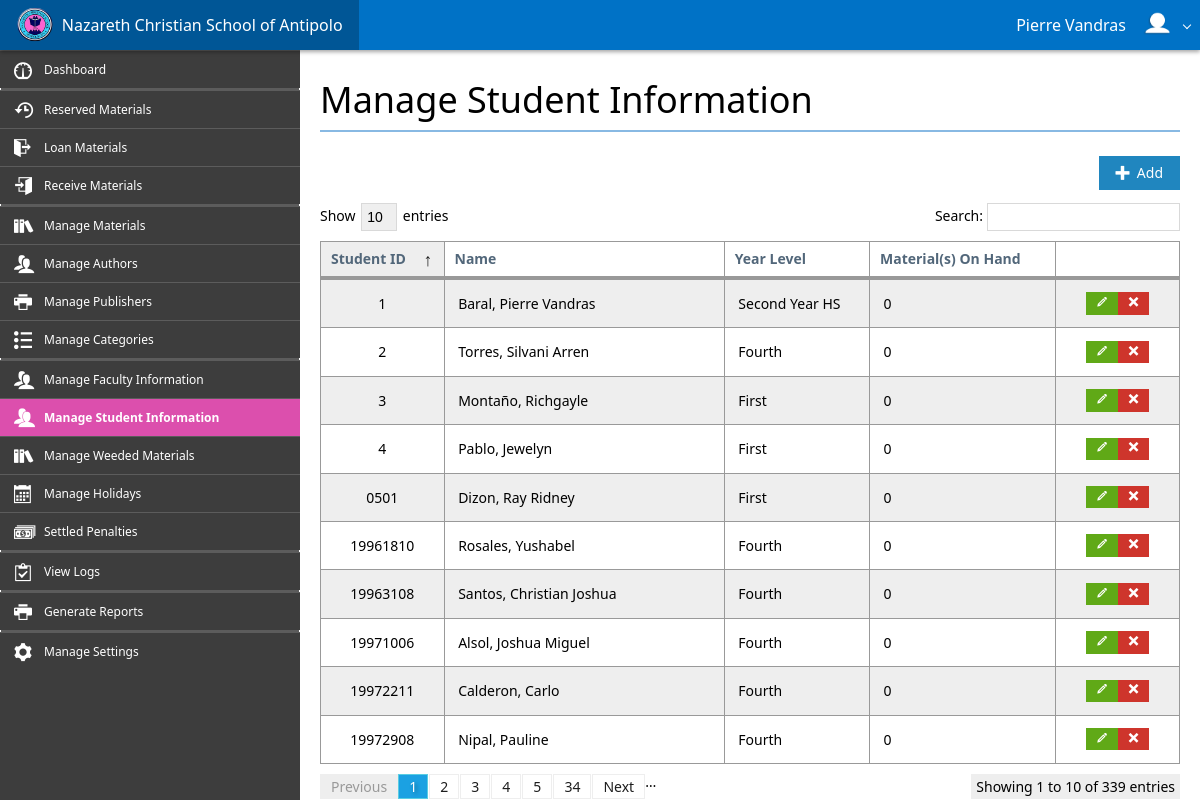
The page /control_panel/manage_students.php (signed in) on the database as committed earlier.
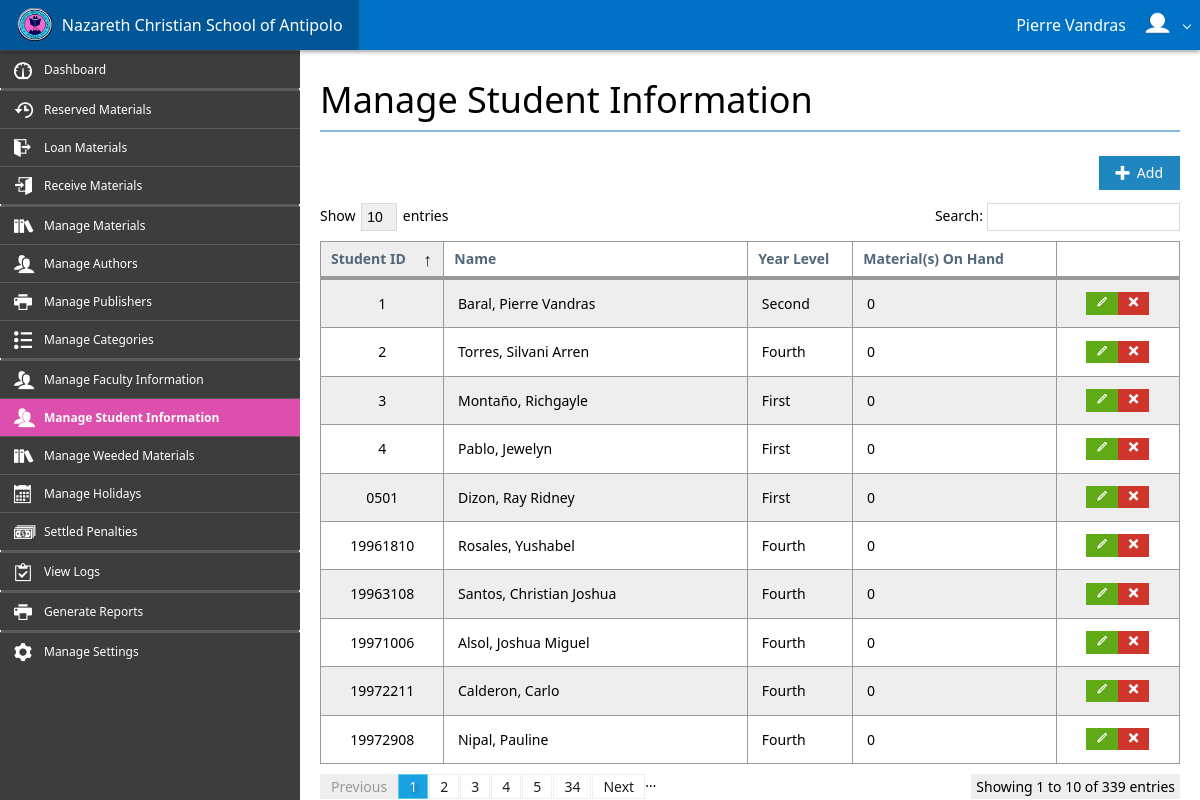
The same page on the database as committed later.
### tables this page shows
CREATE TABLE IF NOT EXISTS `accounts` (
  `Account_ID` varchar(11) NOT NULL,
  `Account_Type` varchar(15) NOT NULL
);

CREATE TABLE IF NOT EXISTS `students` (
  `Student_ID` varchar(11) NOT NULL,
  `Student_Password` varchar(32) NOT NULL,
  `Student_Last_Name` varchar(255) NOT NULL,
  `Student_Middle_Name` varchar(255) NOT NULL,
  `Student_First_Name` varchar(255) NOT NULL,
  `Year_Level` varchar(20) NOT NULL,
  `Image` varchar(255) NOT NULL DEFAULT 'nazarean.png',
  `On_Hand` int(5) NOT NULL DEFAULT '0',
  PRIMARY KEY (`Student_ID`)
);

### control_panel/requests/connection.php (called while the page is built, shortened)
<?php
    class Connection {
        private $hostname = 'localhost';
        private $username = 'root';
        private $password = '';
        private $database = 'ncsa_db';
        private $connection, $query;
        function open() {
            $this->connection = mysqli_connect($this->hostname, $this->username, $this->password, $this->database);
        }
        function query($sql) {
            $this->query = mysqli_query($this->connection, $sql);
        }
        function fetch_assoc() {
            return mysqli_fetch_assoc($this->query);
        }
    }
?>

### control_panel/manage_students.php (the view, shortened to what the changed rows need)
<?php
    include_once('assets/system/header.php');
?>
    <?php
        if(isset($_SESSION['account_username'])) {
            $name = $_SESSION['account_first_name'] . ' ' . $_SESSION['account_last_name'];
        } else {
            echo '<div class="place-right">';
            echo '<a class="app-bar-element" href="login.php"><span class="mif-switch"></span>&nbsp;&nbsp;Login</a>';
            echo '</div>';
        }
    ?>
<div id="main-block">
    <div class="flex-grid" style="height: 100%;">
        <div class="row" style="height: 100%;">
            <div id="cell-content" class="cell auto-size padding20 pane-scroll">
                <h1 class="text-light">Manage Student Information</h1>
                <hr><br>
                <table id="students-table" class="table striped border bordered">
                    <thead>
                        <tr>
                            <th width="15%">Student ID</th>
                            <th>Name</th>
                            <th>Year Level</th>
                            <th>Material(s) On Hand</th>
                            <th width="15%"></th>
                        </tr>
                    </thead>
                    <tbody>
                        <?php
                            require_once('requests/connection.php');
                            $connection = new Connection();
                            $connection->open();
                            $connection->query("SELECT * FROM accounts INNER JOIN students ON accounts.Account_ID=students.Student_ID");
                            while($row = $connection->fetch_assoc()) {
                                if(strlen($row['Student_Middle_Name']) > 1) {
                                    $name = $row['Student_Last_Name'] . ', ' . $row['Student_First_Name'] . ' ' . substr($row['Student_Middle_Name'], 0, 1) . '.';
                                } else {
                                    $name = $row['Student_Last_Name'] . ', ' . $row['Student_First_Name'];
                                }
                                echo '<tr>';
                                echo '<td class="align-center">' . $row['Student_ID'] . '</td>';
                                echo '<td>' . $name . '</td>';
                                echo '<td>' . $row['Year_Level'] . '</td>';
                                echo '<td>' . $row['On_Hand'] . '</td>';
                                echo '<td class="align-center"><a class="button success mini-button beautify" data-button="edit-student-button" data-var-id="' . $row['Student_ID'] . '" data-role="hint" data-hint="Edit Student" data-hint-background="#dc4fad" data-hint-color="#ffffff" data-hint-mode="2" data-hint-position="top"><span class="mif mif-pencil"></span></a><a class="button danger mini-button beautify" data-button="delete-student-button" data-var-id="' . $row['Student_ID'] . '" data-role="hint" data-hint="Delete Student" data-hint-background="#dc4fad" data-hint-color="#ffffff" data-hint-mode="2" data-hint-position="top"><span class="mif mif-cross"></span></a></td>';
                                echo '</tr>';
                            }
                        ?>
                    </tbody>
                </table>
            </div>
        </div>
    </div>
</div>
<?php
    include_once('assets/system/footer.php');
?>

Rows that differ between the two databases and show on the page:
changed through a linked row, accounts "Baral, Pierre Vandras": students.Year_Level "Second Year HS" → "Second"
